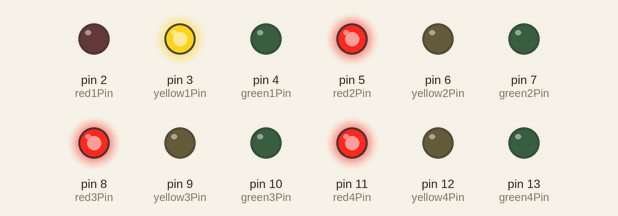
A sketch run on a simulated Arduino Uno, built with avr-gcc and run on an emulated ATmega328P. Parts: output pins drawn as LEDs (lit = HIGH).

Above: at 0.1 s.
At 2.1 s:
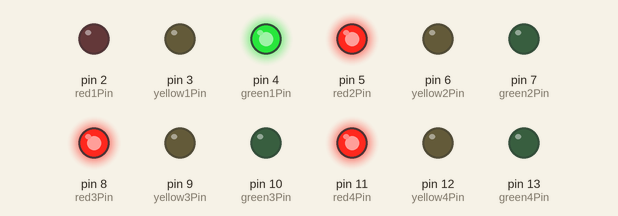
At 7.1 s:
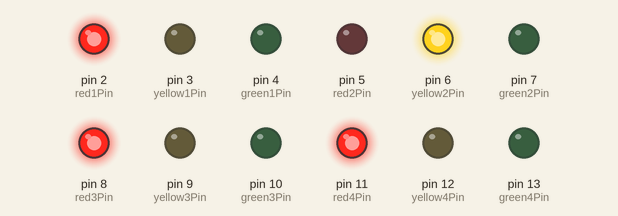
At 16.1 s:
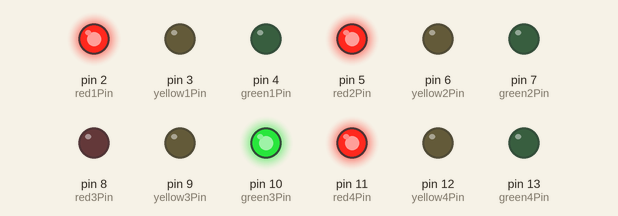
At 23.1 s:
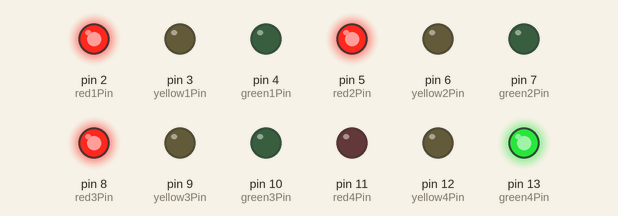
At 37.1 s:
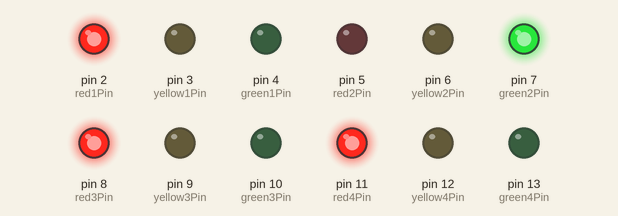
Timing chart, 0 to 38.6 s (numbered marks = the images above):
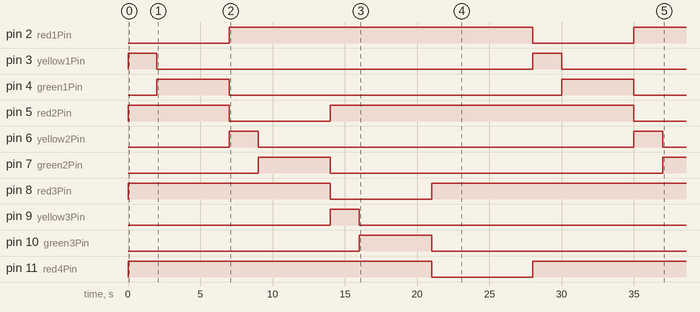

Measured:
- by itself, pin 2 (red1Pin): LOW → HIGH at 7.0 s, → LOW 21.0 s later, → HIGH 7.0 s later
- by itself, pin 3 (yellow1Pin), pin 6 (yellow2Pin): alternates HIGH for 2.0 s and LOW for 26.0 s
- by itself, pin 4 (green1Pin): alternates HIGH for 5.0 s and LOW for 23.0 s
- by itself, pin 5 (red2Pin): LOW → HIGH at 0.00 s, → LOW 7.0 s later, → HIGH 7.0 s later, → LOW 21.0 s later
- by itself, pin 7 (green2Pin): LOW → HIGH at 9.0 s, → LOW 5.0 s later, → HIGH 23.0 s later
- by itself, pin 8 (red3Pin): LOW → HIGH at 0.00 s, → LOW 14.0 s later, → HIGH 7.0 s later
- by itself, pin 9 (yellow3Pin): LOW → HIGH at 14.0 s, → LOW 2.0 s later
- by itself, pin 10 (green3Pin): LOW → HIGH at 16.0 s, → LOW 5.0 s later

The sketch:

TRAFFIC_LIGHT.ino
```cpp
// Define traffic light pins for West/Intersection 1
const int red1Pin = 2;
const int yellow1Pin = 3;
const int green1Pin = 4;

// Define traffic light pins for North/Intersection 2
const int red2Pin = 5;
const int yellow2Pin = 6;
const int green2Pin = 7;

// Define traffic light pins for East/Intersection 3
const int red3Pin = 8;
const int yellow3Pin = 9;
const int green3Pin = 10;

// Define traffic light pins for South/Intersection 4
const int red4Pin = 11;
const int yellow4Pin = 12;
const int green4Pin = 13;

// Define the timings for each state in milliseconds
const unsigned long redDuration = 5000;    // 5 seconds
const unsigned long yellowDuration = 2000; // 2 seconds
const unsigned long greenDuration = 5000;  // 5 seconds

// Define pins for the Sensors
const int sensor1 = 1;
const int sensor2 = 2;
int sensor1WE;
int sensor2NS;

void setup() {
  // Set traffic light pins as OUTPUT
  pinMode(red1Pin, OUTPUT);
  pinMode(yellow1Pin, OUTPUT);
  pinMode(green1Pin, OUTPUT);
  pinMode(red2Pin, OUTPUT);
  pinMode(yellow2Pin, OUTPUT);
  pinMode(green2Pin, OUTPUT);
  pinMode(red3Pin, OUTPUT);
  pinMode(yellow3Pin, OUTPUT);
  pinMode(green3Pin, OUTPUT);
  pinMode(red4Pin, OUTPUT);
  pinMode(yellow4Pin, OUTPUT);
  pinMode(green4Pin, OUTPUT);
}

void loop() {

//West
digitalWrite(yellow1Pin, HIGH);
digitalWrite(red2Pin, HIGH);
digitalWrite(red3Pin, HIGH);
digitalWrite(red4Pin, HIGH);
delay(yellowDuration);
digitalWrite(yellow1Pin, LOW);

digitalWrite(green1Pin, HIGH);
delay(greenDuration);
digitalWrite(green1Pin, LOW);


//North
digitalWrite(red1Pin, HIGH);
digitalWrite(red2Pin, LOW);
digitalWrite(yellow2Pin, HIGH);
delay(yellowDuration);
digitalWrite(yellow2Pin, LOW);

digitalWrite(green2Pin, HIGH);
delay(greenDuration);
digitalWrite(green2Pin, LOW);


//East
digitalWrite(red2Pin, HIGH);
digitalWrite(red3Pin, LOW);
digitalWrite(yellow3Pin, HIGH);
delay(yellowDuration);
digitalWrite(yellow3Pin, LOW);

digitalWrite(green3Pin, HIGH);
delay(greenDuration);
digitalWrite(green3Pin, LOW);


//South
digitalWrite(red3Pin, HIGH);
digitalWrite(red4Pin, LOW);
digitalWrite(yellow4Pin, HIGH);
delay(yellowDuration);
digitalWrite(yellow4Pin, LOW);

digitalWrite(green4Pin, HIGH);
delay(greenDuration);
digitalWrite(green4Pin, LOW);

for (int i = 0; i < 13; i++) {
    digitalWrite(i, LOW);
  }
}
```
